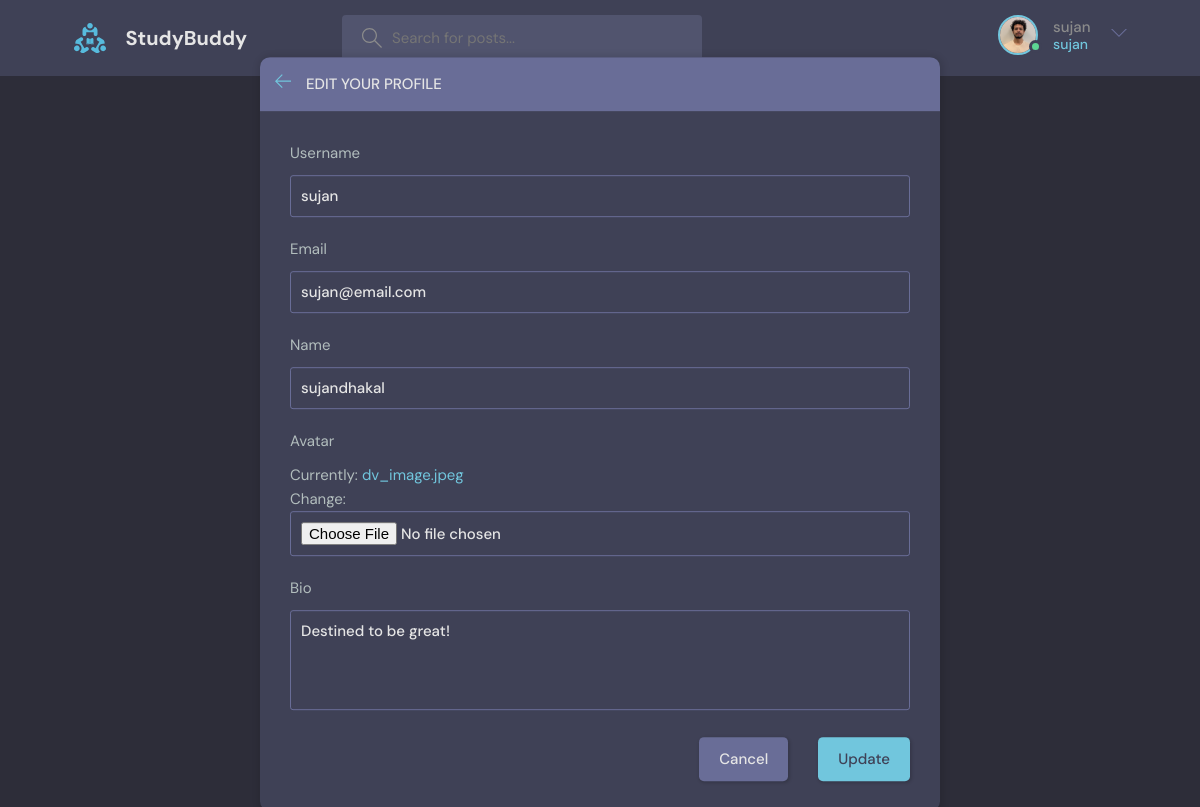
Screenshot of /updateUser (signed in) with the database file from the repository.
### base/models.py (models this page shows)
class User(AbstractUser):
    name = models.CharField(max_length= 200 , null= True)
    email = models.EmailField(unique= True , null= True)
    bio = models.TextField(null= True)
    avatar = models.ImageField(null= True , default= 'avatar.svg')
    USERNAME_FIELD = 'email'
    REQUIRED_FIELDS = []

### base/views.py (the view)
# urls.py: path('updateUser' , views.updateUser, name='updateUser')
@login_required(login_url= 'loginPage')
def updateUser(request):
    user = request.user
    form = UserForm(instance= user )
    context = {'form' : form}
    if request.method == 'POST':
        form = UserForm(request.POST , request.FILES , instance = user)
        if form.is_valid():
            form.save()
            return redirect('userProfile' , pk = user.id)
    return render(request , 'base/update-user.html' , context)

### base/forms.py
class UserForm(ModelForm):
    class Meta:
        model = User
        fields = ['username' , 'email' , 'name' , 'avatar' , 'bio']

### base/templates/base/update-user.html (shortened to what this page needs)
        {% extends 'main.html' %} {% block content %}
        <main class="update-account layout">
          <div class="container">
            <div class="layout__box">
              <div class="layout__boxHeader">
                <div class="layout__boxTitle">
                  <a href="{% url 'home' %}">
                    <svg version="1.1" xmlns="http://www.w3.org/2000/svg" width="32" height="32" viewBox="0 0 32 32">
                      <title>arrow-left</title>
                      <path
                        d="M13.723 2.286l-13.723 13.714 13.719 13.714 1.616-1.611-10.96-10.96h27.625v-2.286h-27.625l10.965-10.965-1.616-1.607z">
                      </path>
                    </svg>
                  </a>
                  <h3>Edit your profile</h3>
                </div>
              </div>
              <div class="layout__body">
                <form class="form" action="#" method="POST" enctype="multipart/form-data">
                  {% for field in form %}
                  <div class="form__group">
                    <label for="profile_pic">{{field.label}}</label>
                   {{field}}
                  </div>
                  {% endfor %}
                  <div class="form__action">
                    <a class="btn btn--dark" href="index.html">Cancel</a>
                    <button class="btn btn--main" type="submit">Update</button>
                  </div>
                </form>
              </div>
            </div>
          </div>
        </main>
        {% endblock content %}

### templates/navbar.html (shortened to what this page needs)
{% load static %}
<header class="header header--loggedIn">
  <div class="container">
    <a href="{% url 'home' %}" class="header__logo">
      <img src="{% static 'images/logo.svg' %}" />
      <h1>StudyBuddy</h1>
    </a>
    <form class="header__search" method="GET" action="{% url 'home' %}">
      <label>
        <input name="q" placeholder="Search for posts..." />
      </label>
    </form>
    <nav class="header__menu">
      {% if request.user.is_authenticated %}
      <div class="header__user">
        <a href="{% url 'updateUser' %}">
          <div class="avatar avatar--medium active">
            <img src="{{request.user.avatar.url}}" />
          </div>
          <p>
            {{request.user.username}} <span>{{request.user.username}}</span>
          </p>
        </a>
        <button class="dropdown-button">
          <svg
            version="1.1"
            xmlns="http://www.w3.org/2000/svg"
            width="32"
            height="32"
            viewBox="0 0 32 32"
          >
            <title>chevron-down</title>
            <path d="M16 21l-13-13h-3l16 16 16-16h-3l-13 13z"></path>
          </svg>
        </button>
      </div>
      {% else %}
      <a href="{% url 'loginPage' %}">
        <img src="{% static 'images/avatar.svg' %}" />
        <p>Login</p>
      </a>
      {% endif %}
    </nav>
  </div>
</header>

### rows the page displays
User: user.avatar (picture), user.username "sujan", form "sujan" "sujan@email.com" "sujandhakal" "Destined to be great!"

### other values shown
{{ field.label }} "Username" "Email" "Name" "Avatar" "Bio"
